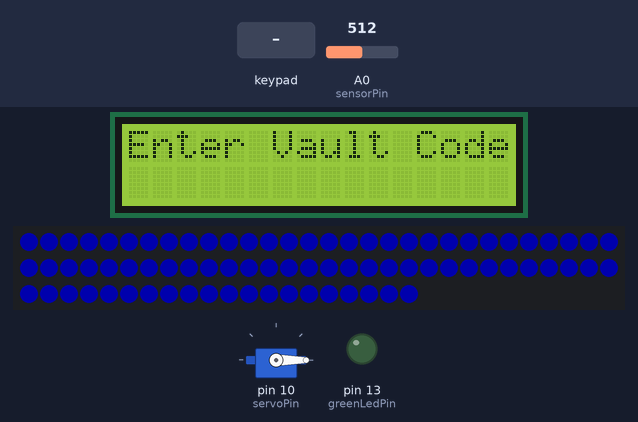
A sketch run on a simulated Arduino Uno, built with avr-gcc and run on an emulated ATmega328P. On the bench: 16×2 character LCD, servo, 80 RGB LEDs in strip order, left to right, continuing on the next row, output pins drawn as LEDs (lit = HIGH). The test bench sets the inputs (shaded band); at power-on: A0 (sensorPin) = 512. Dim RGB values are drawn brighter than linear; the strip is taken to match the declared colour order; random numbers use the default seed unless the sketch sets one; what the sketch prints to the serial monitor is not drawn.

Above: at 4.3 s.
4.4 s: keypad keys 2 3 4 5 * pressed 0.4 s apart
At 7.0 s:
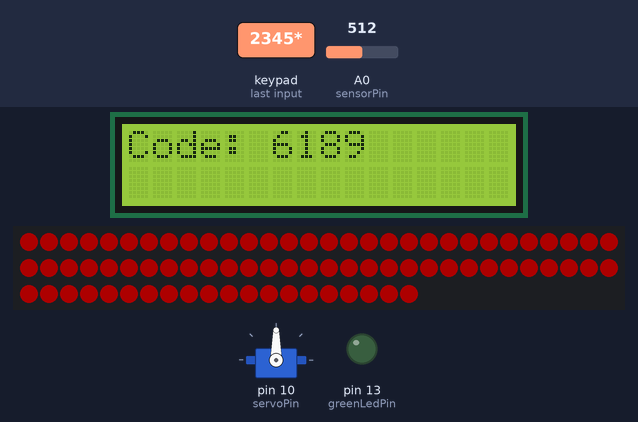
7.9 s: key 'D' pressed
At 10.0 s:
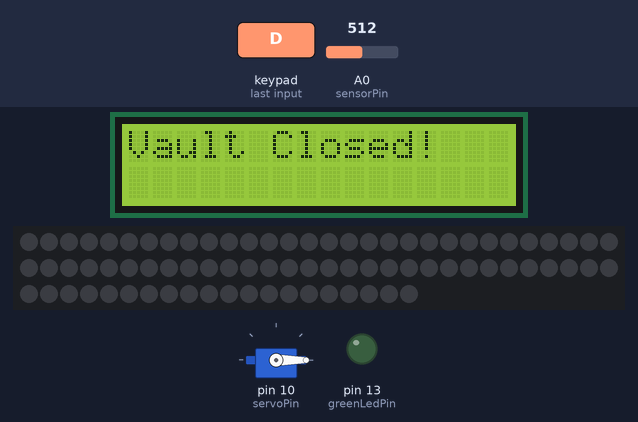
10.9 s: keypad keys 2 3 4 5 A pressed 0.4 s apart
At 12.9 s:
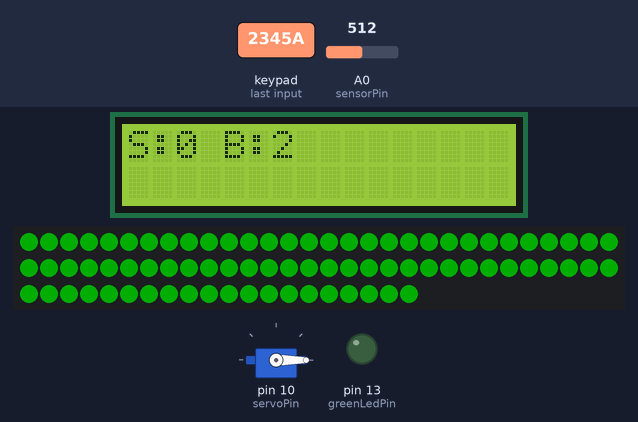
15.9 s: key 'A' pressed
At 16.7 s:
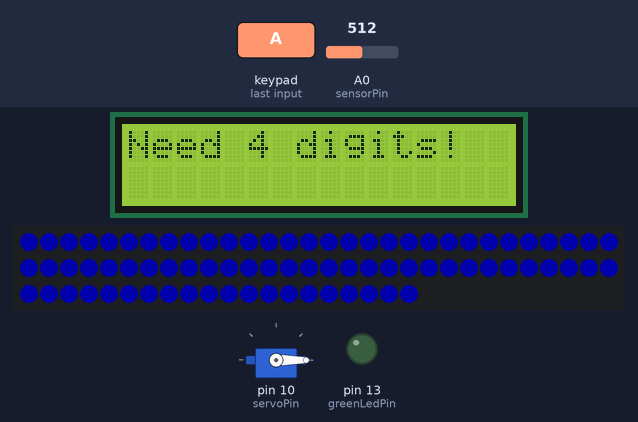
18.9 s: key 'B' pressed
At 19.3 s:
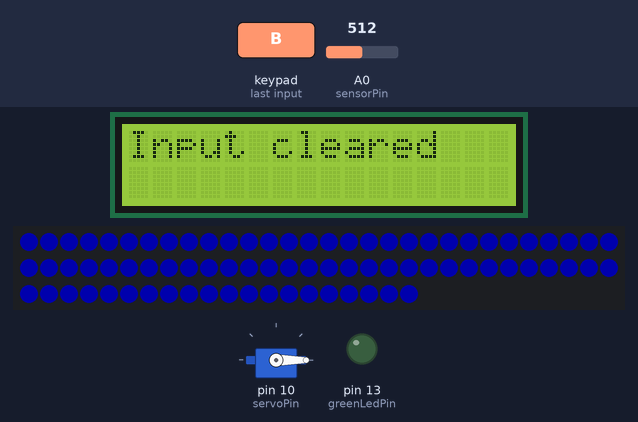
21.4 s: key '2' pressed
At 22.1 s:
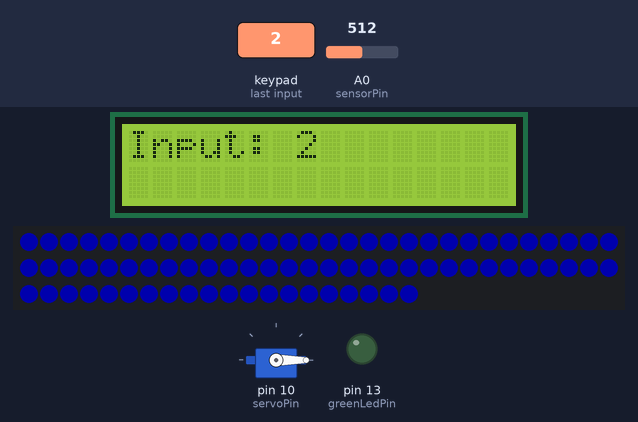
Timing chart, 0 to 23.9 s (numbered marks = the images above; inputs shaded):
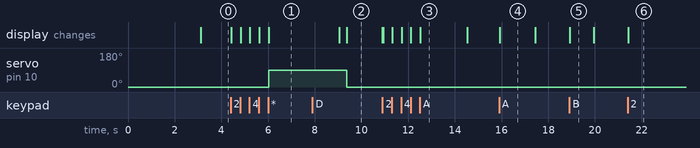

The sketch:

Quby_number_baseball.ino
```cpp
#include <Keypad.h>
#include <LiquidCrystal_I2C.h>
#include <Servo.h>
#include <Adafruit_NeoPixel.h>

// -------------------- Tastatur Setup --------------------
const byte ROWS = 4;
const byte COLS = 4;
char keys[ROWS][COLS] = {
  { '1', '2', '3', 'A' },
  { '4', '5', '6', 'B' },
  { '7', '8', '9', 'C' },
  { '*', '0', '#', 'D' }
};
byte rowPins[ROWS] = { 2, 3, 4, 5 };
byte colPins[COLS] = { 6, 7, 8, 9 };
Keypad keypad = Keypad(makeKeymap(keys), rowPins, colPins, ROWS, COLS);

// -------------------- LCD & Servo --------------------
LiquidCrystal_I2C lcd(0x27, 16, 2);
Servo myServo;
const int servoPin = 10;
const int SERVO_ON_ANGLE = 90;
const int SERVO_OFF_ANGLE = 0;
String secretCode = "";
String userInput = "";

// -------------------- Sensor & LED --------------------
const int sensorPin = A0;    // Lichtsensor
const int greenLedPin = 13;  // LED zeigt Lichtniveau
const int lightThreshold = 960;
bool vaultOpen = false;

// -------------------- NeoPixel --------------------
#define NUMPIXELS 80
#define LED_PIN 11
Adafruit_NeoPixel strip(NUMPIXELS, LED_PIN, NEO_RGBW + NEO_KHZ800);

// -------------------- Funktionen --------------------
void showBlueIdle() {
  for (int i = 0; i < NUMPIXELS; i++) {
    strip.setPixelColor(i, strip.Color(0, 0, 255)); // Blau
  }
  strip.show();
}

void generateSecretCode() {
  secretCode = "";
  int digits[10] = {0,1,2,3,4,5,6,7,8,9};
  for (int i = 9; i > 0; i--) {
    int j = random(0, i + 1);
    int temp = digits[i];
    digits[i] = digits[j];
    digits[j] = temp;
  }
  for (int i = 0; i < 4; i++) {
    secretCode += String(digits[i]);
  }
}

void setup() {
  pinMode(greenLedPin, OUTPUT);
  digitalWrite(greenLedPin, LOW);

  randomSeed(analogRead(0));
  generateSecretCode();

  lcd.init();
  lcd.backlight();
  lcd.setCursor(0,0);
  lcd.print("Number");
  lcd.setCursor(0,1);
  lcd.print("Baseball");
  delay(3000);
  lcd.clear();
  lcd.setCursor(0,0);
  lcd.print("Enter Vault Code");

  myServo.attach(servoPin);
  myServo.write(SERVO_OFF_ANGLE);

  strip.begin();
  strip.setBrightness(50);
  strip.show();

  Serial.begin(9600);
}

void loop() {
  if (!vaultOpen) {
    showBlueIdle(); // Normalzustand
  } else {
    int sensorValue = analogRead(sensorPin);
    Serial.print("Brightness: ");
    Serial.println(sensorValue);
    if (sensorValue >= lightThreshold) {
      digitalWrite(greenLedPin, HIGH); // LED bei Licht
    } else {
      digitalWrite(greenLedPin, LOW);
    }
    delay(100);
  }

  char key = keypad.getKey();
  if (key) {
    if (key >= '0' && key <= '9') {
      if (userInput.length() < 4) {
        if (userInput.indexOf(key) != -1) {
          lcd.clear();
          lcd.setCursor(0, 0);
          lcd.print("Duplicate digit!");
          delay(1500);
          userInput = "";
          lcd.clear();
          lcd.setCursor(0, 0);
          lcd.print("Enter Vault Code");
        } else {
          userInput += key;
          lcd.clear();
          lcd.setCursor(0, 0);
          lcd.print("Input: " + userInput);
        }
      }
    }

    else if (key == 'A') {
      if (userInput.length() != 4) {
        lcd.clear();
        lcd.setCursor(0, 0);
        lcd.print("Need 4 digits!");
        delay(1500);
      } else {
        int strikes = 0, balls = 0;
        for (int i = 0; i < 4; i++) {
          if (userInput[i] == secretCode[i]) strikes++;
          else if (secretCode.indexOf(userInput[i]) != -1) balls++;
        }
        lcd.clear();
        lcd.setCursor(0, 0);
        if (strikes == 4) {
          lcd.print("Congratulations!");
          delay(1500);
          lcd.clear();
          lcd.setCursor(0, 0);
          lcd.print("Vault is now open");
          myServo.write(SERVO_ON_ANGLE);
          vaultOpen = true;
          for (int i = 0; i < NUMPIXELS; i++) {
            strip.setPixelColor(i, strip.Color(255, 0, 0));  // Grün
          }
          strip.show();
        } else if (strikes == 0 && balls == 0) {
          lcd.print("Out");
          for (int i = 0; i < NUMPIXELS; i++) {
            strip.setPixelColor(i, strip.Color(0, 0, 255));  // Blau
          }
          strip.show();
          delay(2000);
        } else {
          lcd.print("S:" + String(strikes) + " B:" + String(balls));
          for (int i = 0; i < NUMPIXELS; i++) {
            strip.setPixelColor(i, strip.Color(0, 255, 0));  // Rot
          }
          strip.show();
          delay(2000);
        }
      }
      userInput = "";
      lcd.clear();
      lcd.setCursor(0, 0);
      lcd.print("Enter Vault Code");
    }

    else if (key == 'B') {
      userInput = "";
      lcd.clear();
      lcd.setCursor(0, 0);
      lcd.print("Input cleared");
      delay(1000);
      lcd.clear();
      lcd.setCursor(0, 0);
      lcd.print("Enter Vault Code");
    }

    else if (key == 'D') {
      myServo.write(SERVO_OFF_ANGLE);
      digitalWrite(greenLedPin, LOW);
      vaultOpen = false;
      generateSecretCode();
      for (int i = 0; i < NUMPIXELS; i++) {
        strip.setPixelColor(i, 0);
      }
      strip.show();
      lcd.clear();
      lcd.setCursor(0, 0);
      lcd.print("Vault Closed!");
      delay(1500);
      lcd.clear();
      lcd.setCursor(0, 0);
      lcd.print("Enter Vault Code");
      userInput = "";
    }

        else if (key == '*') {

      lcd.clear();
      lcd.setCursor(0, 0);
      lcd.print("Code: " + secretCode);

      myServo.write(SERVO_ON_ANGLE);
      vaultOpen = true;

      for (int i = 0; i < NUMPIXELS; i++) {
        strip.setPixelColor(i, strip.Color(255, 0, 0));
      }
      strip.show();

      delay(3000);

      lcd.clear();
      lcd.setCursor(0, 0);
      lcd.print("Vault is");
      lcd.setCursor(0, 1);
      lcd.print("now open");
    }


  }
}
```

Measured:
- after the input at 4.4 s, servo on pin 10 (servoPin): 0° → 90° after 1.6 s; the display: first changes at once (image 1 shows a later state)
- after the input at 7.9 s, servo on pin 10 (servoPin): 90° → 0° after 1.5 s
- after the input at 10.9 s, the display: first changes at once (image 3 shows a later state)
- after the input at 15.9 s, the display: changes at once (image 4)
- after the input at 18.9 s, the display: changes at once (image 5)
- after the input at 21.4 s, the display: changes at once (image 6)
- what the display in image 2 shows lasts 1.5 s, from 9.4 s to 10.9 s
